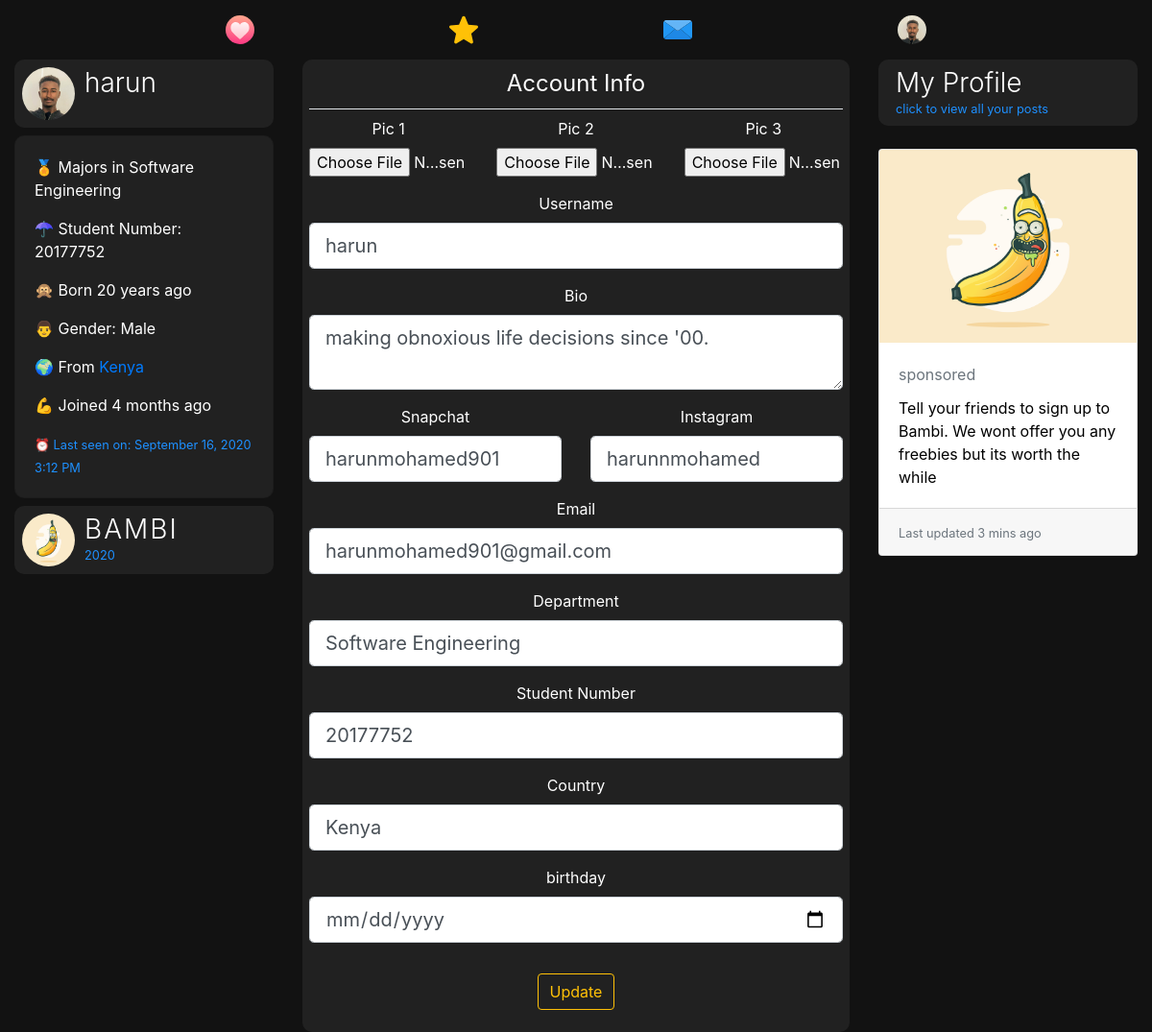
/account (signed in), run on an earlier commit of the app's database.
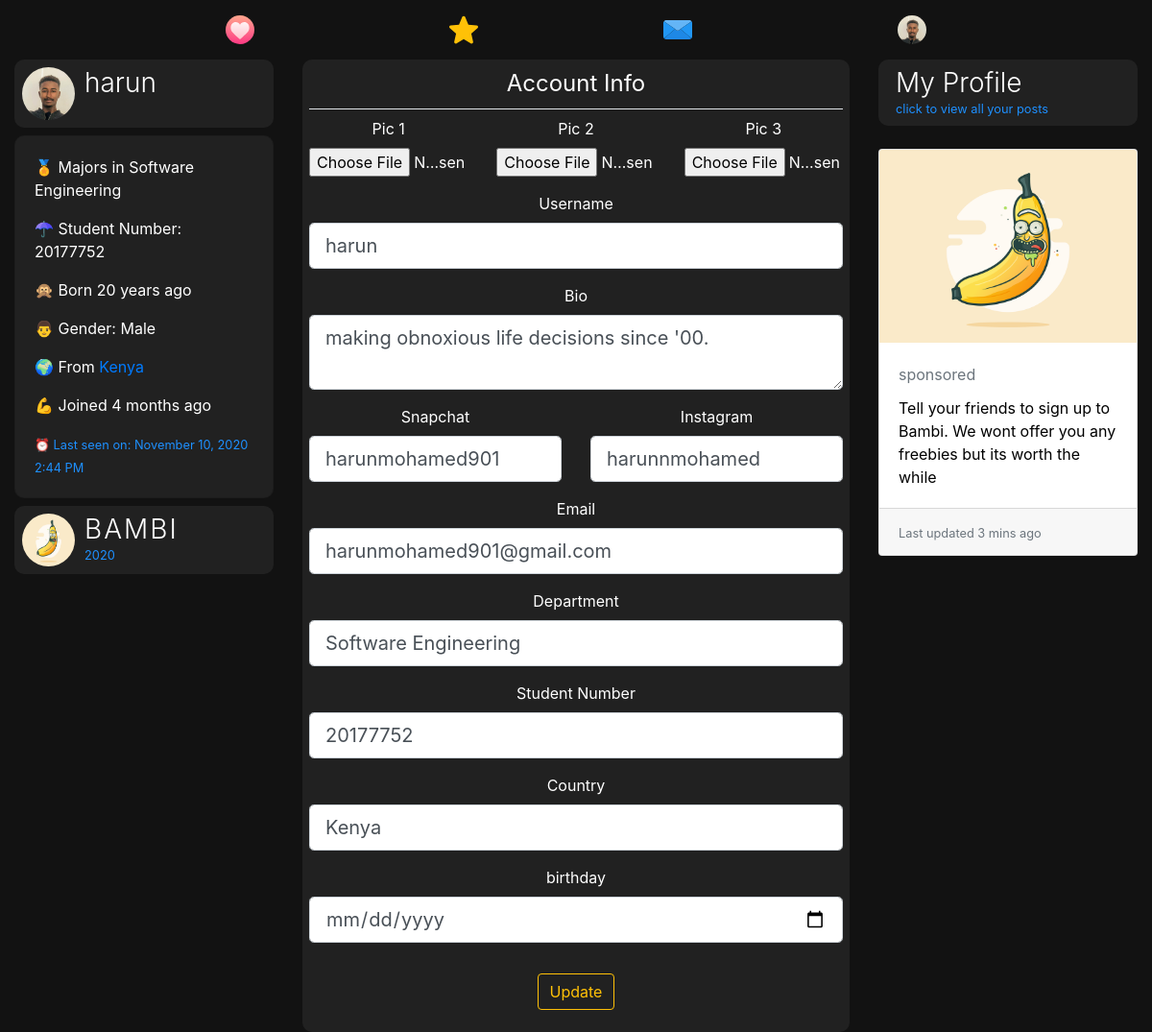
And on a later commit of the database.
### dating/models.py (models this page shows, shortened)
class User(db.Model, UserMixin):
	id = db.Column(db.Integer, primary_key=True)
	username = db.Column(db.String(20), unique=True, nullable=False)
	email = db.Column(db.String(120), unique=True, nullable=True)
	dp = db.Column(db.String(20), nullable=False, default='default.jpg')
	dp2 = db.Column(db.String(20), nullable=False, default='flip.png')
	dp3 = db.Column(db.String(20), nullable=False, default='plane.png')
	password = db.Column(db.String(60), nullable=False)
	last_seen = db.Column(db.DateTime, default=datetime.utcnow)
	date_joined = db.Column(db.DateTime, nullable=False, default=datetime.utcnow)
	department = db.Column(db.String(20), nullable=False)
	student_number = db.Column(db.Integer(), unique=True, nullable=True)
	age = db.Column(db.DateTime, nullable=False)
	gender = db.Column(db.String(20), nullable=False)
	country = db.Column(db.String(20), default="Cyprus", nullable=True)
	bio = db.Column(db.String(120), nullable=True)
	private = db.Column(db.Boolean, default=False, nullable=False)
	snapchat = db.Column(db.String(20), default="snapchat", nullable=True)
	instagram = db.Column(db.String(20), default="instagram", nullable=True)
	followed = db.relationship(
		'User', secondary=followers,
		primaryjoin=(followers.c.follower_id == id),
		secondaryjoin=(followers.c.followed_id == id),
		backref=db.backref('followers', lazy='dynamic'), lazy='dynamic')
	messages_sent = db.relationship('Message',
									foreign_keys='Message.sender_id',
									backref='author', lazy='dynamic')
	messages_received = db.relationship('Message',
										foreign_keys='Message.recipient_id',
										backref='recipient', lazy='dynamic')
	last_message_read_time = db.Column(db.DateTime)
	def new_messages(self):
		last_read_time = self.last_message_read_time or datetime(1900, 1, 1)
		return Message.query.filter_by(recipient=self).filter(
			Message.timestamp > last_read_time).count()

### dating/routes.py (the view)
@app.route('/account', methods=['GET', 'POST'])
@login_required
def account():
	form = UpdateAccountForm()
	if form.validate_on_submit():
		if form.picture.data:
			pic = profile_img(form.picture.data)
			current_user.dp = pic
		if form.picture2.data:
			pic2 = profile_img(form.picture2.data)
			current_user.dp2 = pic2
		if form.picture3.data:
			pic3 = profile_img(form.picture3.data)
			current_user.dp3 = pic3
		current_user.username = form.username.data.lower()
		current_user.bio = form.bio.data
		current_user.email = form.email.data
		current_user.department = form.department.data
		current_user.student_number = form.student_number.data
		current_user.country = form.country.data
		current_user.age = form.age.data
		current_user.snapchat = form.snapchat.data
		current_user.instagram = form.instagram.data
		db.session.commit()
		flash('Your Account has been updated', 'success')
		return redirect(url_for('account'))
	elif request.method == 'GET':
		form.username.data = current_user.username
		form.bio.data = current_user.bio
		form.email.data = current_user.email
		form.department.data = current_user.department
		form.student_number.data = current_user.student_number
		form.country.data = current_user.country
		form.age.data = current_user.age
		form.snapchat.data = current_user.snapchat
		form.instagram.data = current_user.instagram
	dp = url_for('static', filename='profile_pics/' + current_user.dp)
	return render_template('account.html', title='Account', dp=dp, form=form)

### dating/forms.py (shortened to what this page needs)
class UpdateAccountForm(FlaskForm):
	username = StringField('Username', validators = [DataRequired(), Length(min=2, max=20), Regexp(r'^[\w.-_.]+$')])
	email = StringField('Email', validators = [Email(), DataRequired()])
	picture = FileField('Pic 1', validators=[FileAllowed(['jpg', 'jpeg' , 'png'])])
	picture2 = FileField('Pic 2', validators=[FileAllowed(['jpg', 'jpeg' , 'png'])])
	picture3 = FileField('Pic 3', validators=[FileAllowed(['jpg', 'jpeg' , 'png'])])
	department = StringField('Department', validators=[DataRequired()])
	student_number = StringField('Student Number', validators=[])
	country = StringField('Country', validators=[DataRequired()])
	age = DateField('birthday', format='%d-%m-%Y', validators=[DataRequired()])
	snapchat = StringField('Snapchat')
	instagram = StringField('Instagram')
	bio = PageDownField('Bio')
	private = BooleanField('Private?')
	submit = SubmitField('Update')

### dating/models.py (called while the page is built)
@login_manager.user_loader
def load_user(user_id):
	return User.query.get(int(user_id))

### dating/routes.py (called while the page is built)
@app.before_request
def before_request():
	if current_user.is_authenticated:
		current_user.last_seen = datetime.utcnow()
		db.session.commit()

### dating/templates/account.html (shortened to what the changed rows need)
{% extends "layout.html" %}
{% block content %}
<div class="container-fluid">
	<div class="row">
		<div class="col-lg-3 d-none d-lg-block position-fixed">
			<header class="mb-2">
		        <div class="profile-name">
		          <h3>{{current_user.username}}</h3>
		        </div>
		      </header>
		    <div class="card about mb-2" style="color:#fff;background:#212121;border-radius:10px;">
		    <div class="card-body">
		      <p> 🏅 Majors in <span>{{current_user.department}}</span></p>
		      {% if current_user.student_number %}
		      <p> ☂ Student Number: <span>{{current_user.student_number}}</span></p>
		      {% endif %}
		      <p> 🙊 Born <span>{{ moment(current_user.age).fromNow() }}</span></p>
		      <p> {% if current_user.gender == 'male' %} 👨 {% else %}👩 {% endif %} Gender: <span>{{current_user.gender.title()}}</span></p>
		      {% if current_user.country %}
		      <p> 🌍 From <a href="https://www.google.com/maps?q={{current_user.country.title()}}" target="_blank">{{current_user.country.title()}}</a></p>
		      {% endif %}
		      <p> 💪 Joined <span>{{ moment(current_user.date_joined).fromNow() }}</span></p>
		      <small>⏰ Last seen on: {{ moment(current_user.last_seen).format('LLL') }}</small>
		    </div>
		  </div>
		</div>
		<div class="col-lg-6 offset-lg-3" style="text-align: center">
			<div class="post">
			  <div id="inner">
			   <div class="content-section">
				  <form method="POST" action="" enctype="multipart/form-data">
				    <fieldset class="form-group">
				      <div class="form-group">
				        {{ form.username.label(class="form-control-label") }}
				        {% if form.username.errors %}
				        {{ form.username(class="form-control form-control-lg is-invalid") }}
				        <div class="invalid-feedback">
				          {% for error in form.username.errors %}
				          <span>{{ error }}</span>
				          {% endfor %}
				        </div>
				        {% else %}
				        {{ form.username(class="form-control form-control-lg") }}
				        {% endif %}
				      </div>
				      <div class="form-group">
		                {{ form.bio.label(class="form-control-label") }}
		                {% if form.bio.errors %}
		                {{ form.bio(class="form-control form-control-lg is-invalid") }}
		                <div class="invalid-feedback">
		                  {% for error in form.bio.errors %}
		                  <span>{{ error }}</span>
		                  {% endfor %}
		                </div>
		                {% else %}
		                {{ form.bio(class="form-control form-control-lg") }}
		                {% endif %}
		              </div>
		               <div class="form-group">
		                <div class="row">
		                  <div class="col">
		                    {{ form.snapchat.label(class="form-control-label") }}
		                    {% if form.snapchat.errors %}
		                    {{ form.snapchat(class="form-control form-control-lg is-invalid") }}
		                    <div class="invalid-feedback">
		                      {% for error in form.snapchat.errors %}
		                      <span>{{ error }}</span>
		                      {% endfor %}
		                    </div>
		                    {% else %}
		                    {{ form.snapchat(class="form-control form-control-lg") }}
		                    {% endif %}
		                  </div>
		                  <div class="col">
		                    {{ form.instagram.label(class="form-control-label") }}
		                    {% if form.instagram.errors %}
		                    {{ form.instagram(class="form-control form-control-lg is-invalid") }}
		                    <div class="invalid-feedback">
		                      {% for error in form.instagram.errors %}
		                      <span>{{ error }}</span>
		                      {% endfor %}
		                    </div>
		                    {% else %}
		                    {{ form.instagram(class="form-control form-control-lg") }}
		                    {% endif %}
		                  </div>
		                </div>
		              </div>
				      <div class="form-group">
				        {{ form.email.label(class="form-control-label") }}
				        {% if form.email.errors %}
				        {{ form.email(class="form-control form-control-lg is-invalid") }}
				        <div class="invalid-feedback">
				          {% for error in form.email.errors %}
				          <span>{{ error }}</span>
				          {% endfor %}
				        </div>
				        {% else %}
				        {{ form.email(class="form-control form-control-lg") }}
				        {% endif %}
				      </div>
				      <div class="form-group">
				        {{ form.department.label(class="form-control-label") }}
				        {% if form.department.errors %}
				        {{ form.department(class="form-control form-control-lg is-invalid") }}
				        <div class="invalid-feedback">
				          {% for error in form.department.errors %}
				          <span>{{ error }}</span>
				          {% endfor %}
				        </div>
				        {% else %}
				        {{ form.department(class="form-control form-control-lg") }}
				        {% endif %}
				      </div>
				      <div class="form-group">
				        {{ form.student_number.label(class="form-control-label") }}
				        {% if form.student_number.errors %}
				        {{ form.student_number(class="form-control form-control-lg is-invalid") }}
				        <div class="invalid-feedback">
				          {% for error in form.student_number.errors %}
				          <span>{{ error }}</span>
				          {% endfor %}
				        </div>
				        {% else %}
				        {{ form.student_number(class="form-control form-control-lg") }}
				        {% endif %}
				      </div>
				      <div class="form-group">
				        {{ form.country.label(class="form-control-label") }}
				        {% if form.country.errors %}
				        {{ form.country(class="form-control form-control-lg is-invalid") }}
				        <div class="invalid-feedback">
				          {% for error in form.country.errors %}
				          <span>{{ error }}</span>
				          {% endfor %}
				        </div>
				        {% else %}
				        {{ form.country(class="form-control form-control-lg") }}
				        {% endif %}
				      </div>
				       <div class="form-group">
				        {{ form.age.label(class="form-control-label") }}
				        {% if form.age.errors %}
				        {{ form.age(class="form-control form-control-lg is-invalid") }}
				        <div class="invalid-feedback">
				          {% for error in form.age.errors %}
				          <span>{{ error }}</span>
				          {% endfor %}
				        </div>
				        {% else %}
				        {{ form.age(class="form-control form-control-lg") }}
				        {% endif %}
				      </div>
				    </fieldset>
				  </form>
			  </div>
		</div>
			</div>
		</div>
	</div>
</div>
{% endblock content %}

### dating/templates/layout.html (shortened to what this page needs)
<!doctype html>
<html lang="en">
  <head>
    <link rel="stylesheet" href="https://stackpath.bootstrapcdn.com/bootstrap/4.3.1/css/bootstrap.min.css">
    <link rel="stylesheet" type="text/css" href="{{ url_for('static', filename='main.css') }}">
  </head>
  <body>
<nav class="navbar navbar-expand-md navbar-dark sticky-top justify-content-center d-none d-lg-block">
   <ul class="nav">
    <li {% if '/home' == request.path %}  class="active" {% endif %}>
      <a href="{{url_for('home')}}"><img src="{{ url_for('static', filename='resources/' + 'swipe.svg') }}" style="width:30px;height:30px;"></a>
    </li>
    <li {% if '/discover' == request.path %}  class="active" {% endif %}>
      <a href="{{url_for('discover')}}"><img src="{{ url_for('static', filename='resources/' + 'like.svg') }}" style="width:30px;height:30px;"></a>
    </li>
    <li {% if '/messages' == request.path %}  class="active" {% endif %}>
      <a href="{{url_for('messages')}}">
        <img src="{{ url_for('static', filename='resources/' + 'message.svg') }}" style="width:30px;height:30px;">
      </a>
    </li>
    <li>
      <a href="{{url_for('user_posts', username=current_user.username)}}">
        {% if current_user.is_authenticated %}
          <img src="{{ url_for('static', filename='profile_pics/' + current_user.dp) }}" style="width:30px;height:30px;border-radius:50%">
        {% else %}
        <img src="https://www.flaticon.com/premium-icon/icons/svg/3133/3133799.svg" style="width:30px;height:30px;">
        {% endif %}
      </a>
    </li>
</ul>
</nav>
  {% block content %} {% endblock %}
  </body>
</html>

What changed in the data, as far as the page shows it:
changed User "harun": last_seen "September 16, 2020 3:12 PM" → "November 10, 2020 2:44 PM"
